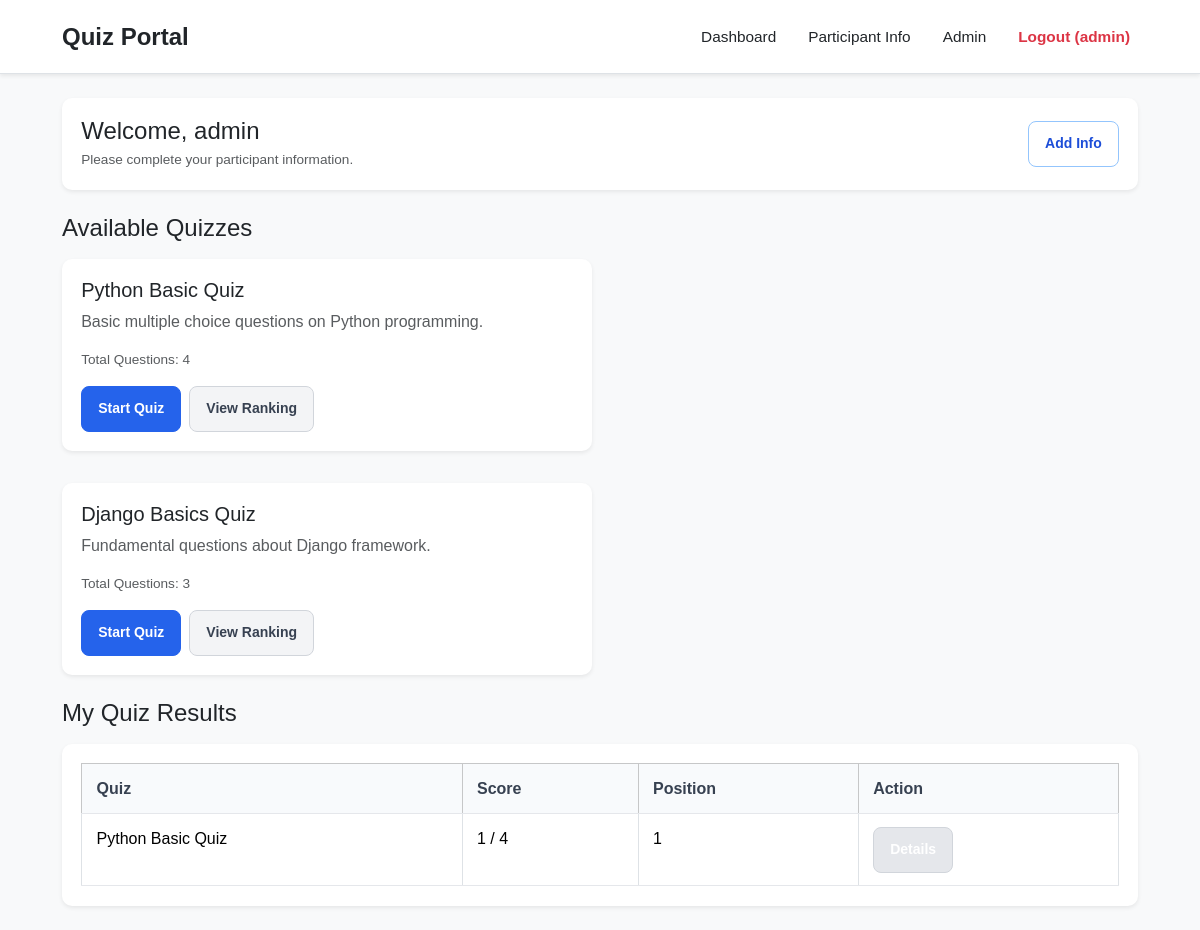
The app's page / (signed in) with its own data.
### Quiz/models.py (models this page shows, shortened)
class Quiz(models.Model):
    title = models.CharField(max_length=200)
    description = models.TextField()

class Result(models.Model):
    user = models.ForeignKey(User, on_delete=models.CASCADE)
    quiz = models.ForeignKey(Quiz, on_delete=models.CASCADE)
    score = models.IntegerField(default=0)
    total = models.IntegerField(default=0)
    submitted_at = models.DateTimeField(auto_now=True)

### Quiz/views.py (the view)
# urls.py: path('', views.dashboard, name='dashboard'),
@login_required
def dashboard(request):
    quizzes = Quiz.objects.all()
    participant = Participant.objects.filter(user=request.user).first()
    my_results = Result.objects.filter(user=request.user)
    for res in my_results:
        all_res = Result.objects.filter(quiz=res.quiz).order_by('-score', 'submitted_at')
        pos = 1
        for item in all_res:
            if item.user == request.user:
                break
            pos += 1
        res.position = pos
    context = {
        'quizzes': quizzes,
        'participant': participant,
        'my_results': my_results,
    }
    return render(request, 'dashboard.html', context)

### templates/dashboard.html
{% extends 'base.html' %}
{% block content %}
<div class="card shadow-sm border-0 mb-4">
    <div class="card-body d-flex justify-content-between align-items-center">
        <div>
            {% if participant %}
                <h4 class="mb-1">Welcome, {{ participant.name }}</h4>
                <p class="mb-0 text-muted small">
                    Class: {{ participant.student_class }} | Age: {{ participant.age }} | Gender: {{ participant.gender }} | Institution: {{ participant.institution }}
                </p>
            {% else %}
                <h4 class="mb-1">Welcome, {{ user.username }}</h4>
                <p class="mb-0 text-muted small">Please complete your participant information.</p>
            {% endif %}
        </div>
        <a href="{% url 'profile' %}" class="btn btn-outline-primary btn-sm">
            {% if participant %}Edit Info{% else %}Add Info{% endif %}
        </a>
    </div>
</div>
<h4 class="mb-3">Available Quizzes</h4>
<div class="row g-3 mb-4">
    {% for quiz in quizzes %}
        <div class="col-md-6">
            <div class="card h-100 shadow-sm border-0">
                <div class="card-body">
                    <h5 class="card-title">{{ quiz.title }}</h5>
                    <p class="card-text text-muted">{{ quiz.description }}</p>
                    <p class="small text-muted mb-3">Total Questions: {{ quiz.question_set.count }}</p>
                    <div class="d-flex gap-2">
                        <a href="{% url 'take_quiz' quiz.id %}" class="btn btn-primary btn-sm">Start Quiz</a>
                        <a href="{% url 'quiz_result' quiz.id %}" class="btn btn-outline-secondary btn-sm">View Ranking</a>
                    </div>
                </div>
            </div>
        </div>
    {% empty %}
        <div class="col-12">
            <div class="alert alert-info mb-0">No quizzes available right now.</div>
        </div>
    {% endfor %}
</div>
<h4 class="mb-3">My Quiz Results</h4>
<div class="card shadow-sm border-0">
    <div class="card-body">
        {% if my_results %}
            <table class="table table-bordered mb-0 align-middle">
                <thead class="table-light">
                    <tr>
                        <th>Quiz</th>
                        <th>Score</th>
                        <th>Position</th>
                        <th>Action</th>
                    </tr>
                </thead>
                <tbody>
                    {% for res in my_results %}
                        <tr>
                            <td>{{ res.quiz.title }}</td>
                            <td>{{ res.score }} / {{ res.total }}</td>
                            <td>{{ res.position }}</td>
                            <td>
                                <a href="{% url 'quiz_result' res.quiz.id %}" class="btn btn-info btn-sm text-white">Details</a>
                            </td>
                        </tr>
                    {% endfor %}
                </tbody>
            </table>
        {% else %}
            <p class="mb-0 text-muted">You have not participated in any quiz yet.</p>
        {% endif %}
    </div>
</div>
{% endblock %}

### templates/base.html (shortened to what this page needs)
{% load static %}
<!DOCTYPE html>
<html lang="en">
<head>
    <link href="https://cdn.jsdelivr.net/npm/bootstrap@5.3.2/dist/css/bootstrap.min.css" rel="stylesheet">
    <link rel="stylesheet" href="{% static 'css/site.css' %}">
</head>
<body class="bg-light text-dark">
    <nav class="navbar navbar-expand-lg navbar-light bg-white border-bottom shadow-sm">
        <div class="container">
            <a class="navbar-brand fw-bold text-dark" href="{% url 'dashboard' %}">Quiz Portal</a>
            <div class="navbar-nav ms-auto d-flex align-items-center gap-3">
                {% if user.is_authenticated %}
                    <a class="nav-link text-dark" href="{% url 'dashboard' %}">Dashboard</a>
                    <a class="nav-link text-dark" href="{% url 'profile' %}">Participant Info</a>
                    {% if user.is_staff %}
                        <a class="nav-link text-dark" href="/admin/">Admin</a>
                    {% endif %}
                    <a class="nav-link text-danger fw-semibold" href="{% url 'logout' %}">Logout ({{ user.username }})</a>
                {% else %}
                    <a class="nav-link text-dark" href="{% url 'login' %}">Login</a>
                    <a class="nav-link text-dark" href="{% url 'register' %}">Register</a>
                {% endif %}
            </div>
        </div>
    </nav>
    <main class="container my-4">
        {% block content %}{% endblock %}
    </main>
</body>
</html>

### static/css/site.css (style rules this page uses)
* { box-sizing: border-box; }
body { margin: 0; background: #f3f4f6; color: #1f2937; font-family: Arial, Helvetica, sans-serif; line-height: 1.5; }
a { color: #1d4ed8; text-decoration: none; }
.navbar { background: #ffffff; border-bottom: 1px solid #d1d5db; padding: 0.85rem 0; }
.container { width: min(1100px, calc(100% - 32px)); margin: 0 auto; }
.navbar .container { display: flex; align-items: center; justify-content: space-between; gap: 1rem; }
.navbar-brand { font-size: 1.5rem; font-weight: 700; color: #111827; }
.navbar-nav { display: flex; align-items: center; gap: 1rem; flex-wrap: wrap; }
.nav-link { color: #374151; font-size: 0.96rem; }
.card, .table, input, button, select, textarea { font: inherit; }
.card { background: #ffffff; border: 1px solid #dfe3e8; border-radius: 10px; box-shadow: none; overflow: hidden; }
.card-body { padding: 1.2rem; }
button, .btn { display: inline-block; border: 1px solid #d1d5db; background: #e5e7eb; color: #111827; padding: 0.7rem 1rem; border-radius: 8px; cursor: pointer; font-weight: 600; text-align: center; }
.btn-primary { background: #2563eb; border-color: #2563eb; color: #ffffff; }
.btn-secondary, .btn-outline-secondary { background: #f3f4f6; border-color: #d1d5db; color: #374151; }
.btn-outline-primary { background: #fff; border-color: #93c5fd; color: #1d4ed8; }
.text-muted { color: #6b7280; }
.row { display: flex; flex-wrap: wrap; gap: 1rem; }
.col-md-5, .col-md-6, .col-12 { width: 100%; }
@media (min-width: 768px) { .col-md-6 { width: 50%; } }
.table { width: 100%; border-collapse: collapse; background: #fff; }
.table th, .table td { padding: 0.8rem 0.9rem; border-bottom: 1px solid #e5e7eb; text-align: left; vertical-align: top; }
.table thead th { background: #f8fafc; color: #374151; font-weight: 700; }
.mb-0 { margin-bottom: 0; }
.mb-3 { margin-bottom: 1rem; }
.mb-4 { margin-bottom: 1.5rem; }
.d-flex { display: flex; }
.justify-content-between { justify-content: space-between; }
.align-items-center { align-items: center; }
.small { font-size: 0.85rem; }

### records on screen
Quiz: title "Python Basic Quiz", description "Basic multiple choice questions on Python programming.", question_set.count "4"
Quiz: title "Django Basics Quiz", description "Fundamental questions about Django framework.", question_set.count "3"
Result: quiz "Python Basic Quiz", score "1", total "4", position "1"

### other values on screen
{{ user.username }} "admin"
